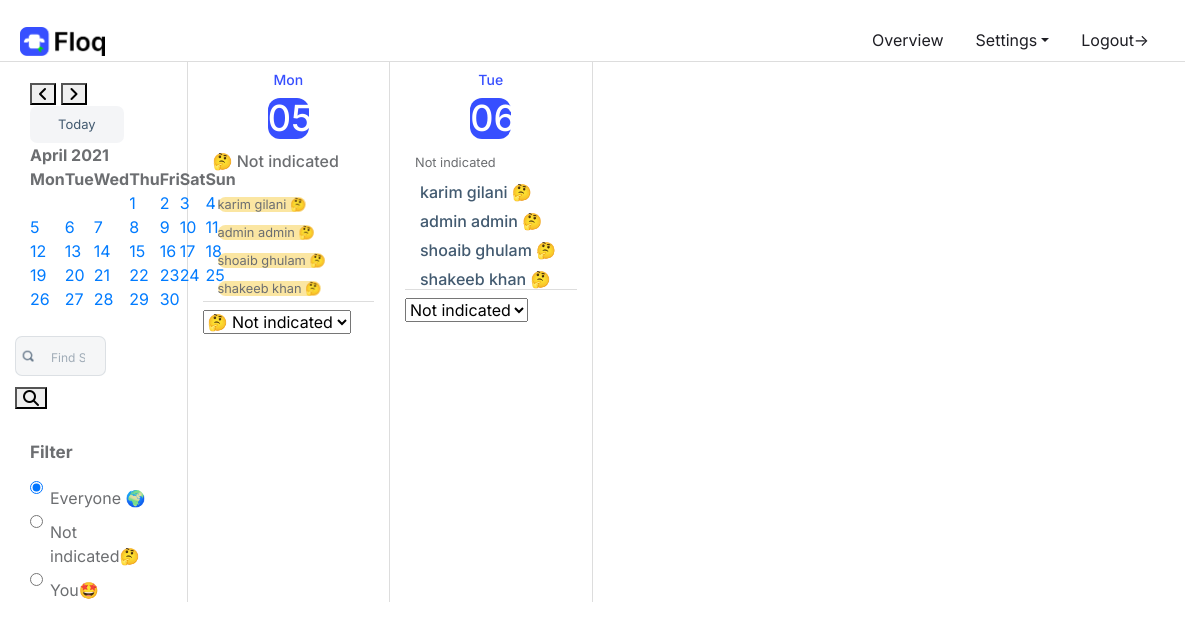
The app's page /overview/ (signed in) with its own data.
### users/models.py (models this page shows, shortened)
class Account(AbstractBaseUser):
	email 					= models.EmailField(verbose_name="email", max_length=60, unique=True)
	first_name				= models.CharField(verbose_name="first_name", max_length=40)
	last_name 				= models.CharField(verbose_name="last_name", max_length=40)
	full_name 				= models.CharField(verbose_name="full_name", max_length=80)
	organization			= models.ForeignKey(Organization, on_delete=models.CASCADE, null=True)
	date_joined				= models.DateTimeField(verbose_name='date joined', auto_now_add=True)
	last_login				= models.DateTimeField(verbose_name='last login', auto_now=True)
	is_admin				= models.BooleanField(default=False)
	is_active				= models.BooleanField(default=True)
	is_staff				= models.BooleanField(default=False)
	is_superuser			= models.BooleanField(default=False)
	USERNAME_FIELD = "email"
	REQUIRED_FIELDS = ["first_name", "last_name",]
	objects = MyAccountManager()

### overview/views.py (the view, shortened to what this page needs)
# urls.py: path('overview/', overview_view, name='overview'),
@login_required
def overview_view(request, year=datetime.now().year, month=datetime.now().month, day=datetime.now().day):
    context = {}
    context['year'] = year
    context['month'] = month
    context['day'] = day
    day1 = datetime(year, month, day)
    context['day1'] = day1.replace(hour=0, minute=0, second=0, microsecond=0, tzinfo=pytz.utc)
    context['day2'] = day1 + timedelta(days=1)
    context['day3'] = day1 + timedelta(days=2)
    context['day4'] = day1 + timedelta(days=3)
    context['day5'] = day1 + timedelta(days=4)
    last_day_current_month = context['day1'].replace(day=1)
    lastMonth = last_day_current_month - timedelta(days=1)
    context['lastMonth'] = lastMonth
    nextMonth = lastMonth + timedelta(days=32)
    context['nextMonth'] = nextMonth.replace(day=1)
    context['today'] = datetime.today()
    context['calendar']  = CustomHTMLCalender().formatmonth(year, month)
    if request.method == 'GET':
        if 'term' in request.GET:
            query_set_full_names = Account.objects.filter(organization_id=request.user.organization_id).filter(
                full_name__icontains=request.GET.get('term'))
            full_names = []
            for full_name in query_set_full_names:
                full_names.append(full_name.full_name)
            return JsonResponse(full_names, safe=False)
        else:
            context['bookings1'] = Booking.objects.filter(
                Q(organization_id=request.user.organization_id) & Q(booking_time__exact=context['day1']))
            context['bookings2'] = Booking.objects.filter(
                Q(organization_id=request.user.organization_id) & Q(booking_time__exact=context['day2']))
            context['bookings3'] = Booking.objects.filter(
                Q(organization_id=request.user.organization_id) & Q(booking_time__exact=context['day3']))
            context['bookings4'] = Booking.objects.filter(
                Q(organization_id=request.user.organization_id) & Q(booking_time__exact=context['day4']))
            context['bookings5'] = Booking.objects.filter(
                Q(organization_id=request.user.organization_id) & Q(booking_time__exact=context['day5']))
            context['offices'] = Office.objects.filter(organization_id__exact=request.user.organization_id)
            all_accounts = Account.objects.filter(organization_id=request.user.organization_id)
            context['non_bookings1'] = all_accounts.exclude(id__in=context['bookings1'].values('account_id'))
            context['non_bookings2'] = all_accounts.exclude(id__in=context['bookings2'].values('account_id'))
            all_locations = Office.objects.filter(organization_id=request.user.organization_id)
            current_location1 = Booking.objects.filter(account_id=request.user.id).filter(
                booking_time__exact=context['day1'])
            if not current_location1:
                context['current_location1'] = {'not_indicated': 'Not indicated'}
                context['other_locations1'] = all_locations
            else:
                context['other_locations1'] = all_locations.exclude(
                    id=current_location1.values('office_id')[0]['office_id'])
                context['current_location1'] = Office.objects.filter(
                    id=current_location1.values('office_id')[0]['office_id'])
            spots_with_bookings1 = Booking.objects.filter(organization_id=request.user.organization_id).filter(booking_time__exact=context['day1']).values('office_id', 'office__office_capacity', 'office__office_name')
            spots_with_bookings1 = spots_with_bookings1.annotate(office_bookings1=Count('office_id'))
            context['spots_with_bookings1'] = spots_with_bookings1.annotate(remaining_spots=F('office__office_capacity') - F('office_bookings1'))
            context['spots_without_bookings1'] = Office.objects.filter(organization_id=request.user.organization_id).exclude(id__in=context['spots_with_bookings1'].values('office_id'))
            print(context['spots_with_bookings1'])
            print(context['spots_without_bookings1'].values())
            current_location2 = Booking.objects.filter(account_id=request.user.id).filter(
                booking_time__exact=context['day2'])
            if not current_location2:
                context['current_location2'] = {'not_indicated': 'Not indicated'}
                context['other_locations2'] = all_locations
            else:
                context['other_locations2'] = all_locations.exclude(
                    id=current_location2.values('office_id')[0]['office_id'])
                context['current_location2'] = Office.objects.filter(
                    id=current_location2.values('office_id')[0]['office_id'])
            return render(request, 'overview/overview.html', context)

### overview/views.py (called while the page is built)
    def formatday(self, day, weekday):
        if day != 0:
            cssclass = self.cssclasses[weekday]
            if date.today() == date(self.year, self.month, day):
                cssclass += ' today'
            return self.date_cell(cssclass, day)
        return self.no_date_cell('noday', '&nbsp;')

    def formatmonth(self, year, month):
        self.year, self.month = year, month
        return super(CustomHTMLCalender, self).formatmonth(year, month)

    def date_cell(self, cssclass, date):
        return '<td class="%s"><a href=/overview/{0}/{1}/{2}>%s</a></td>'.format(self.year,self.month,date) % (cssclass, date)

    def no_date_cell(self, cssclass, date):
        return '<td class="%s">%s</td>'.format(self.year,self.month,date) % (cssclass, date)

### overview/templates/overview/overview.html (shortened to what this page needs)
{% extends "overview/base_overview.html" %}
{% block content %}
    {% load static %}
    <div class="main-content">
        <div class="row">
            <div class="col-lg-2 left-side">
                <div class="left-sidebar">
                    <div style="margin-top: 20px;" class="datecal">
                        <div class="container">
                            <a href="{% url 'overview' year=lastMonth.year month=lastMonth.month day=lastMonth.day %}"
                               id="prev">
                                <button class="fas fa-angle-left"></button>
                            </a>
                            <a href="{% url 'overview' year=nextMonth.year month=nextMonth.month day=nextMonth.day %}"
                               id="next">
                                <button class="fas fa-angle-right"></button>
                            </a>
                            <a href="{% url 'overview' year=today.year month=today.month day=today.day %}"
                               id="prev">
                                <button class="todays">Today</button>
                            </a>
                        </div>
                        {{ calendar|safe }}
                    </div>
                    <div class="row">
                        <form> {% csrf_token %}
                            <div class="find-someone col-sm-9">
                                <input type="text" placeholder="Find Someone" id="search-field">
                            </div>
                            <div class="col-sm-3">
                                <button class="fas fa-search" type="submit"></button>
                            </div>
                        </form>
                    </div>
                </div>
                <div class="filter-check">
                    <span class="filter"> Filter</span>
                    <div class="form-check">
                        <input class="form-check-input" type="radio" name="flexRadioDefault" id="everyone-radio" value="Everyone">
                        <label class="form-check-label" for="flexRadioDefault1">Everyone 🌍</label>
                    </div>
                    <div class="form-check">
                        <input class="form-check-input" type="radio" name="flexRadioDefault" id="flexRadioDefault2"
                               value="Afi">
                        <label class="form-check-label" for="flexRadioDefault2">
                            Not indicated🤔
                        </label>
                    </div>
                    <div class="form-check">
                        <input class="form-check-input" type="radio" name="flexRadioDefault" id="you-radio"
                               value="{{ request.user.id }}">
                        <label class="form-check-label" for="flexRadioDefault2">
                            You🤩
                        </label>
                    </div>
                </div>
            </div>
            <div class="col-md-2 right-side">
                <div class="main-body">
                    <div class="header-timeline">
                        <span class="day" id="weekday-span-1">{{ day1| date:"D" }}</span>
                        <span class="date" id="date-span-1">{{ day1| date:"d" }} </span>
                    </div>
                    <div class="client-list">
                        {% if non_bookings1 %}
                            <p>🤔 Not indicated</p>
                        {% endif %}
                        {% for non_booking1 in non_bookings1 %}
                            <div class="client-item">
                                <div class="client-text">
                                    <small class="name not-indicated-user-element">{{ non_booking1.first_name }} {{ non_booking1.last_name }}
                                        🤔</small>
                                </div>
                            </div>
                        {% endfor %}
                    </div>
                    <div class="client-fixed">
                        <div class="client-office">
                            <form method="post"
                                  action="."> {% csrf_token %}
                                <select class="form-select" id="location-select1" name="booking_selection_1"
                                        aria-label="Default select example">
                                    {% if current_location1 %}
                                        {% if current_location1.not_indicated == 'Not indicated' %}
                                            <option value="{{ current_location1.not_indicated }}"
                                                    selected>🤔 {{ current_location1.not_indicated }}</option>
                                        {% endif %}
                                    {% endif %}
                                </select>
                            </form>
                        </div>
                    </div>
                </div>
            </div>
            <div class="col-md-2 right-side">
                <div class="main-body">
                    <div class="header-timeline">
                        <span class="day" id="weekday-span-1">{{ day2| date:"D" }}</span>
                        <span class="date" id="date-span-1">{{ day2| date:"d" }} </span>
                    </div>
                    <div class="client-list">
                        {% if non_bookings2 %}
                            <small>Not indicated</small><br>
                        {% endif %}
                        {% for non_booking in non_bookings2 %}
                            <div class="client-item">
                                <div class="client-text">
                                    <p class="name">{{ non_booking.first_name }} {{ non_booking.last_name }}
                                        🤔</p>
                                </div>
                            </div>
                        {% endfor %}
                    </div>
                    <div class="client-fixed">
                        <div class="client-office">
                            <form method="post"
                                  action="."> {% csrf_token %}
                                <select class="form-select" id="location-select2" name="booking_selection_1"
                                        aria-label="Default select example">
                                    {% if current_location2 %}
                                        {% if current_location2.not_indicated == 'Not indicated' %}
                                            <option value="{{ current_location2.not_indicated }}"
                                                    selected>{{ current_location2.not_indicated }}</option>
                                        {% else %}
                                            {% for current_selection in current_location2 %}
                                                <option value="{{ current_selection.id }}"
                                                        selected>{{ current_selection.office_name }}</option>
                                            {% endfor %}
                                        {% endif %}
                                    {% endif %}
                                </select>
                            </form>
                        </div>
                    </div>
                </div>
            </div>
        </div>
    </div>
{% endblock content %}
{% block script %}
    <link rel="stylesheet" href="//code.jquery.com/ui/1.12.1/themes/base/jquery-ui.css">
{% endblock script %}

### overview/static/overview/css/main.css (style rules this page uses)
label { margin-top: 10px; }
input { margin-bottom: 10px !important; }
body { font-family: 'Inter', sans-serif; font-size: 16px; font-weight: 400; background: #fff; color: #6C6E71; }
p { justify-content: center; align-content: center; font-family: 'Inter'; color: #6C6E71; font-weight: 500; }
small { line-height: 10px; margin-bottom: 10px; }
small.not-indicated-user-element { background-color: #FBE6A2; border-radius: 25px; }
.main-content { border-top: 1px solid #ddd !important; }
.left-side { padding-left: 30px !important; padding-right: 40px; border-right: 1px solid #ddd; }
.left-sidebar .find-someone { text-align: center; margin-top: 25px; }
.left-sidebar .find-someone input { background-color: #F5F6F7!important; border: 1px solid rgba(67, 90, 111, 0.14); box-sizing: border-box; border-radius: 7px; display: inline-block; Width: 192px; padding: 7px 20px; background: url('../img/search-icon.png'); background-repeat: no-repeat; background-size: 20px; background-position: top 10px left 3px; display: block; width: 100%; padding-left: 35px; }
.left-sidebar .find-someone input::placeholder { color: #425A70; opacity: 0.47; font-size: 12px; }
.filter-check { margin-top: 30px; margin-left: 15px; }
.filter-check .filter { font-size: 17px; font-weight: 700; margin-bottom: 10px; display: block; }
.right-side { border-right: 1px solid #ddd; }
.header-timeline { text-align: center; align-content: center; padding: 10px 0; padding-bottom: 0px; }
.header-timeline .day { display: block; font-weight: 500; font-size: 14px; line-height: 16px; color: #374FFF; }
.header-timeline .date { width: 41px; height: 41px; left: 335px; top: 127px; background: #374FFF; border-radius: 12px; display: inline-block; font-weight: 500; font-size: 36px; line-height: 41px; color: #fff; margin: 10px 0; }
.client-list { padding-left: 10px; }
.client-item { display: flex; justify-content: flex-start; padding: 2px 5px; }
.client-item p.name { margin-bottom: 0; color: #425A70; font-size: 16px; font-weight: 500; line-height: 1; margin-top: 9px; }
.client-fixed { border-top: 1px solid #ddd; }
.client-office { bottom: 0; background: #fff; width: 15%; padding: 8px 0px; }
.datecal { margin-top: 20px; }
table.month { margin-left: 15px; }
.todays { color: #425A70; font-size: 13px; border:0; outline: none; background: rgba(66, 90, 112, 0.06); border-radius: 7px; padding: 9px 28px; }

### records on screen
Account: first_name "karim", last_name "gilani"
Account: first_name "admin", last_name "admin"
Account: first_name "shoaib", last_name "ghulam"
Account: first_name "shakeeb", last_name "khan"

### other values on screen
{{ calendar|safe }} "April 2021 Mon Tue Wed Thu Fri Sat Sun 1 2 3 4 5 6 7 8 9 10 11 12 13 14 15 16 17 18 19 20 21 22 23 24 25 26 27 28 29 30"
{{ day1| date:"D" }} "Mon"
{{ day1| date:"d" }} "05"
{{ day2| date:"D" }} "Tue"
{{ day2| date:"d" }} "06"
form field booking_selection_1 "Not indicated"
